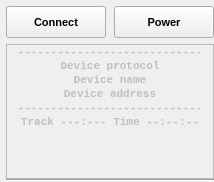
     <widget class="QWidget" name="mainWidget" native="true">
      <property name="sizePolicy">
       <sizepolicy hsizetype="Fixed" vsizetype="Fixed">
        <horstretch>0</horstretch>
        <verstretch>0</verstretch>
       </sizepolicy>
      </property>
      <property name="minimumSize">
       <size>
        <width>0</width>
        <height>170</height>
       </size>
      </property>
      <property name="maximumSize">
       <size>
        <width>214</width>
        <height>170</height>
       </size>
      </property>
      <layout class="QVBoxLayout" name="verticalLayout" stretch="0,0,0">
       <property name="spacing">
        <number>0</number>
       </property>
       <property name="sizeConstraint">
        <enum>QLayout::SetFixedSize</enum>
       </property>
       <property name="leftMargin">
        <number>6</number>
       </property>
       <property name="topMargin">
        <number>0</number>
       </property>
       <property name="rightMargin">
        <number>0</number>
       </property>
       <property name="bottomMargin">
        <number>0</number>
       </property>
       <item>
        <layout class="QGridLayout" name="gridLayout_2">
         <property name="sizeConstraint">
          <enum>QLayout::SetMaximumSize</enum>
         </property>
         <property name="topMargin">
          <number>6</number>
         </property>
         <property name="rightMargin">
          <number>0</number>
         </property>
         <property name="bottomMargin">
          <number>6</number>
         </property>
         <property name="horizontalSpacing">
          <number>0</number>
         </property>
         <item row="0" column="0">
          <widget class="QPushButton" name="btn_Connect">
           <property name="sizePolicy">
            <sizepolicy hsizetype="Expanding" vsizetype="Fixed">
             <horstretch>0</horstretch>
             <verstretch>0</verstretch>
            </sizepolicy>
           </property>
           <property name="minimumSize">
            <size>
             <width>100</width>
             <height>32</height>
            </size>
           </property>
           <property name="maximumSize">
            <size>
             <width>100</width>
             <height>16777215</height>
            </size>
           </property>
           <property name="font">
            <font>
             <pointsize>8</pointsize>
             <weight>75</weight>
             <bold>true</bold>
            </font>
           </property>
           <property name="contextMenuPolicy">
            <enum>Qt::CustomContextMenu</enum>
           </property>
           <property name="text">
            <string>Connect</string>
           </property>
           <property name="icon">
            <iconset resource="resource.qrc">
             <normaloff>:/images/connect-red.png</normaloff>:/images/connect-red.png</iconset>
           </property>
          </widget>
         </item>
         <item row="0" column="1">
          <spacer name="horizontalSpacer_9">
           <property name="orientation">
            <enum>Qt::Horizontal</enum>
           </property>
           <property name="sizeHint" stdset="0">
            <size>
             <width>1</width>
             <height>20</height>
            </size>
           </property>
          </spacer>
         </item>
         <item row="0" column="2">
          <widget class="QPushButton" name="btn_Power">
           <property name="sizePolicy">
            <sizepolicy hsizetype="Preferred" vsizetype="Fixed">
             <horstretch>0</horstretch>
             <verstretch>0</verstretch>
            </sizepolicy>
           </property>
           <property name="minimumSize">
            <size>
             <width>100</width>
             <height>32</height>
            </size>
           </property>
           <property name="maximumSize">
            <size>
             <width>100</width>
             <height>16777215</height>
            </size>
           </property>
           <property name="font">
            <font>
             <pointsize>8</pointsize>
             <weight>75</weight>
             <bold>true</bold>
            </font>
           </property>
           <property name="text">
            <string>Power</string>
           </property>
           <property name="icon">
            <iconset resource="resource.qrc">
             <normaloff>:/images/power_red.png</normaloff>:/images/power_red.png</iconset>
           </property>
           <property name="flat">
            <bool>false</bool>
           </property>
          </widget>
         </item>
        </layout>
       </item>
       <item>
        <widget class="QListWidget" name="listWidget">
         <property name="enabled">
          <bool>false</bool>
         </property>
         <property name="sizePolicy">
          <sizepolicy hsizetype="Expanding" vsizetype="Fixed">
           <horstretch>0</horstretch>
           <verstretch>0</verstretch>
          </sizepolicy>
         </property>
         <property name="minimumSize">
          <size>
           <width>208</width>
           <height>135</height>
          </size>
         </property>
         <property name="maximumSize">
          <size>
           <width>208</width>
           <height>135</height>
          </size>
         </property>
         <property name="font">
          <font>
           <family>Courier New</family>
           <pointsize>7</pointsize>
           <weight>75</weight>
           <bold>true</bold>
          </font>
         </property>
         <property name="frameShape">
          <enum>QFrame::StyledPanel</enum>
         </property>
         <property name="uniformItemSizes">
          <bool>false</bool>
         </property>
         <property name="itemAlignment">
          <set>Qt::AlignHCenter</set>
         </property>
         <item>
          <property name="text">
           <string>----------------------------</string>
          </property>
          <property name="font">
           <font>
            <family>Courier New</family>
            <pointsize>8</pointsize>
            <weight>75</weight>
            <bold>true</bold>
           </font>
          </property>
          <property name="textAlignment">
           <set>AlignCenter</set>
          </property>
         </item>
         <item>
          <property name="text">
           <string>Device protocol</string>
          </property>
          <property name="font">
           <font>
            <family>Courier New</family>
            <pointsize>8</pointsize>
            <weight>75</weight>
            <bold>true</bold>
           </font>
          </property>
          <property name="textAlignment">
           <set>AlignCenter</set>
          </property>
         </item>
         <item>
          <property name="text">
           <string>Device name</string>
          </property>
          <property name="font">
           <font>
            <family>Courier New</family>
            <pointsize>8</pointsize>
            <weight>75</weight>
            <bold>true</bold>
           </font>
          </property>
          <property name="textAlignment">
           <set>AlignCenter</set>
          </property>
         </item>
         <item>
          <property name="text">
           <string>Device address</string>
          </property>
          <property name="font">
           <font>
            <family>Courier New</family>
            <pointsize>8</pointsize>
            <weight>75</weight>
            <bold>true</bold>
           </font>
          </property>
          <property name="textAlignment">
           <set>AlignCenter</set>
          </property>
         </item>
         <item>
          <property name="text">
           <string>----------------------------</string>
          </property>
          <property name="font">
           <font>
            <family>Courier New</family>
            <pointsize>8</pointsize>
            <weight>75</weight>
            <bold>true</bold>
           </font>
          </property>
          <property name="textAlignment">
           <set>AlignCenter</set>
          </property>
         </item>
         <item>
          <property name="text">
           <string>Track ---:--- Time --:--:--</string>
          </property>
          <property name="font">
           <font>
            <family>Courier New</family>
            <pointsize>8</pointsize>
            <weight>75</weight>
            <bold>true</bold>
           </font>
          </property>
          <property name="textAlignment">
           <set>AlignCenter</set>
          </property>
         </item>
         <item>
          <property name="text">
           <string/>
          </property>
         </item>
        </widget>
       </item>
       <item>
        <widget class="Line" name="line_4">
         <property name="orientation">
          <enum>Qt::Horizontal</enum>
         </property>
        </widget>
       </item>
      </layout>
     </widget>
